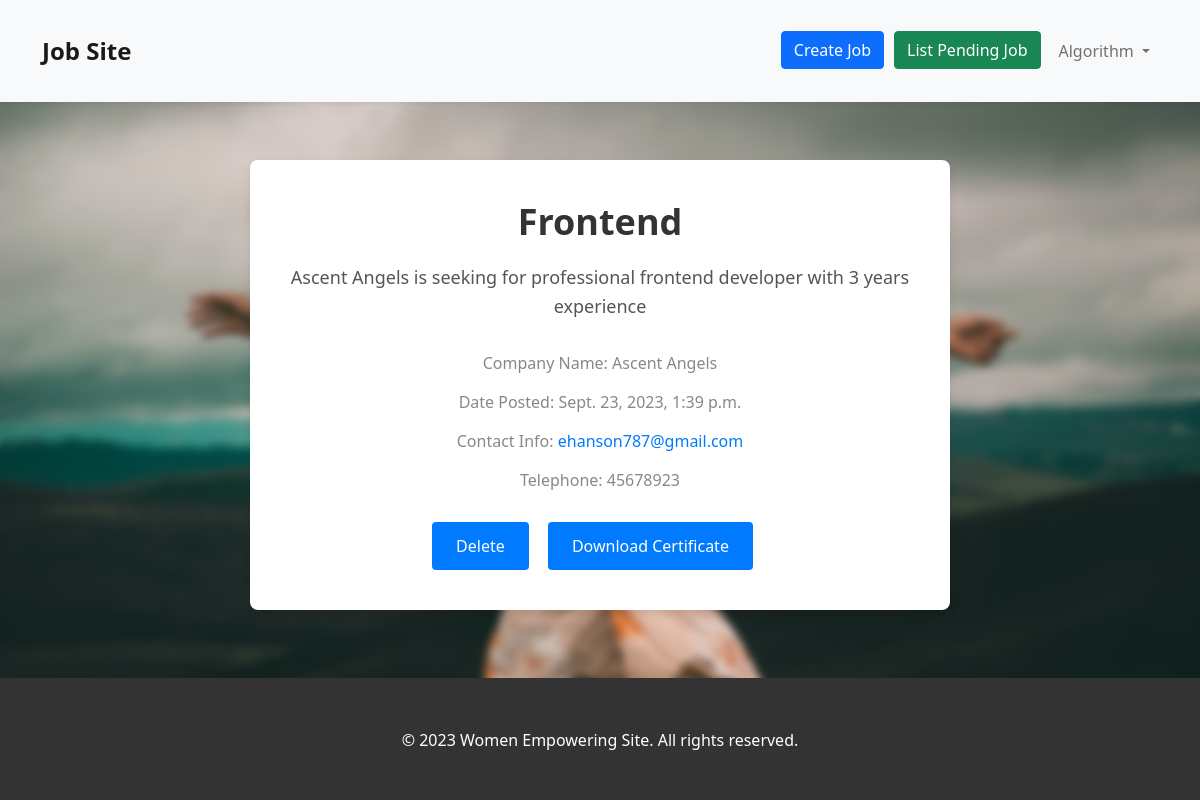
/job/detail/20/ (signed in), run on the app's committed database.
### accounts/models.py (models this page shows, shortened)
class CustomUser(AbstractUser):
    GENDER_CHOICES =(
        ('M','Male'),
        ('F','Female'),
    )
    age= models.PositiveIntegerField(blank=True, null=True,default=0)
    gender = models.CharField(max_length=1, choices=GENDER_CHOICES)
    email = models.EmailField(unique=True)

### jobs/models.py (models this page shows, shortened)
class Job(models.Model):
    author= models.ForeignKey(get_user_model(),on_delete = models.CASCADE)
    title = models.CharField(max_length=50)
    description = models.TextField()
    certificate = models.FileField(upload_to='media', validators= [FileExtensionValidator(allowed_extensions=['pdf'])])
    ghana_card = models.CharField(max_length=15)
    confirm_job= models.BooleanField(default= False)
    date = models.DateTimeField(default= timezone.now)
    telephone = models.PositiveIntegerField()
    company = models.CharField(max_length=25)

### jobs/views.py (the view)
# urls.py: path('detail/<int:pk>/',detailed_job,name='detailed_job'),
@login_required
def detailed_job(request,pk):
    job = get_object_or_404(Job,pk=pk)
    return render(request,'job/detailed_job.html',{'job':job})

### templates/job/detailed_job.html (shortened to what this page needs)
{% extends 'base.html' %}
{% block content %}
<div class="job-detail-container">
  <h1 class="job-title">{{ job.title }}</h1>
  <p class="job-description">{{ job.description }}</p>
  <p class="job-company">Company Name: {{ job.company }}</p>
  <p class="job-date">Date Posted: {{ job.date }}</p>
  <p class="job-contact">Contact Info: <a href="mailto:{{ request.user.email }}">{{ job.author.email }}</a></p>
  <p class="job-telephone">Telephone: {{ job.telephone }}</p>
  {% if request.user.is_superuser %}
  <div class="action-btns">
    <a href="{% url 'delete_job' job.pk %}" class="action-btn">Delete</a>
    <a href="{% url 'download' job.pk %}" class="action-btn" download>Download Certificate</a>
  </div>
  {% endif %}
</div>
{% endblock %}

### templates/base.html (shortened to what this page needs)
{% load static %}
<!DOCTYPE html>
<html>
<head>
    <link rel="stylesheet" href="{% static 'css/style.css' %}">
    <link rel="stylesheet" href="https://cdn.jsdelivr.net/npm/bootstrap@5.1.3/dist/css/bootstrap.min.css">
</head>
<body style="background-image:url('{% static 'images/woman1.jpg' %}'); background-size:cover;  backdrop-filter: blur(4px);">
    <header>
        <nav class="navbar navbar-expand-lg navbar-light bg-light">
            <div class="container">
                {% if 'job/detail' in request.path or 'job/search_results' in request.path or 'job/create_jobs' in request.path or 'job/pending' in request.path %}
                <a class="navbar-brand" href="{% url 'list_job' %}">Job Site</a>
                {% elif 'prof/detail' in request.path or 'prof/create_prof' in request.path %}
                <a class="navbar-brand" href="{% url 'list_profs' %}">Professional Cards</a>
                {% elif 'blog/detail/' in request.path or 'blog/results' in request.path %}
                <a class="navbar-brand" href="{% url 'list' %}">Documents</a>
                {% elif 'article/edit' in request.path or 'article/detail' in request.path %}
                <a class="navbar-brand" href="{% url 'article:list' %}">Articles</a>
                {% else %}
                <a class="navbar-brand" href="{% url 'home' %}">Women Empowering Site</a>
                {% endif %}
                <div class="collapse navbar-collapse" id="navbarNav">
                    <ul class="navbar-nav ms-auto">
                        {% if user.is_authenticated %}
                            {% if 'job' in request.path and 'create_job' not in request.path %}
                                <li class="nav-item">
                                    <a href="{% url 'create_job' %}" class="btn btn-primary job-btn create-job-btn">Create Job</a>
                                </li>
                            {% endif %}
                            {% if user.is_superuser and 'job' in request.path %}
                                <li class="nav-item">
                                    <a href="{% url 'pending_list' %}" class="btn btn-success job-btn list-pending-job-btn">List Pending Job</a>
                                </li>
                            {% endif %}
                            <li class="nav-item dropdown">
                                <a class="nav-link dropdown-toggle" href="#" id="navbarDropdown" role="button" data-bs-toggle="dropdown" aria-expanded="false">
                                 {{ user.username }}
                                </a>
                            </li>
                        {% endif %}
                    </ul>
                </div>
            </div>
        </nav>
    </header>
    <main>
        <div class="container">
            <div style="margin-top:-10vh;">
                {% block content %}{% endblock %}
            </div>
        </div>
    </main>
    <footer>
        <div class="container">
            <p>&copy; 2023 Women Empowering Site. All rights reserved.</p>
        </div>
    </footer>
</body>
</html>

### static/css/style.css (style rules this page uses)
body { font-family: Arial, sans-serif; margin: 0; padding: 0; background-color: #f2f2f2; }
.container { max-width: 1200px; margin: 0 auto; padding: 20px; }
.job-title { font-size: 24px; color: #333; margin-bottom: 10px; }
.job-description { color: #666; margin-bottom: 15px; }
.job-date { color: #999; margin-bottom: 10px; }

### templates/base.html (style rules this page uses)
body { padding-top: 60px; font-family: 'Segoe UI', sans-serif; color: #333; min-height: 100vh; display: flex; flex-direction: column; }
header { background-color: #fff; box-shadow: 0 2px 4px rgba(0, 0, 0, 0.05); position: fixed; top: 0; left: 0; right: 0; z-index: 999; }
.navbar-brand { font-weight: bold; font-size: 1.5rem; }
main { flex-grow: 1; margin-top: 80px; margin-bottom: 8px; }
footer { background-color: #333; color: #fff; padding: 30px 0; text-align: center; }
footer p { margin: 0; }
.nav-item .job-btn { margin-right: 10px; }

### templates/job/detailed_job.html (style rules this page uses)
.job-detail-container { max-width: 700px; margin: 80px auto 40px; padding: 40px; background-color: #ffffff; border-radius: 8px; box-shadow: 0 4px 8px rgba(0, 0, 0, 0.1); text-align: center; }
.job-title { font-size: 36px; font-weight: bold; margin-bottom: 20px; color: #333; }
.job-description { font-size: 18px; line-height: 1.6; margin-bottom: 30px; color: #555; }
.job-company, .job-date, .job-contact, .job-telephone { font-size: 16px; margin-bottom: 15px; color: #888; }
.job-contact a { color: #007bff; text-decoration: none; }
.action-btns { margin-top: 30px; }
.action-btn { background-color: #007bff; color: #ffffff; border: none; border-radius: 4px; padding: 12px 24px; font-size: 16px; cursor: pointer; text-decoration: none; display: inline-block; margin-right: 15px; transition: background-color 0.3s; }

### data on the page
CustomUser: username "Algorithm"
Job: title "Frontend", description "Ascent Angels is seeking for professional frontend developer with 3 years experience", company "Ascent Angels", date "Sept. 23, 2023, 1:39 p.m.", author.email "ehanson787@gmail.com", telephone "45678923"
